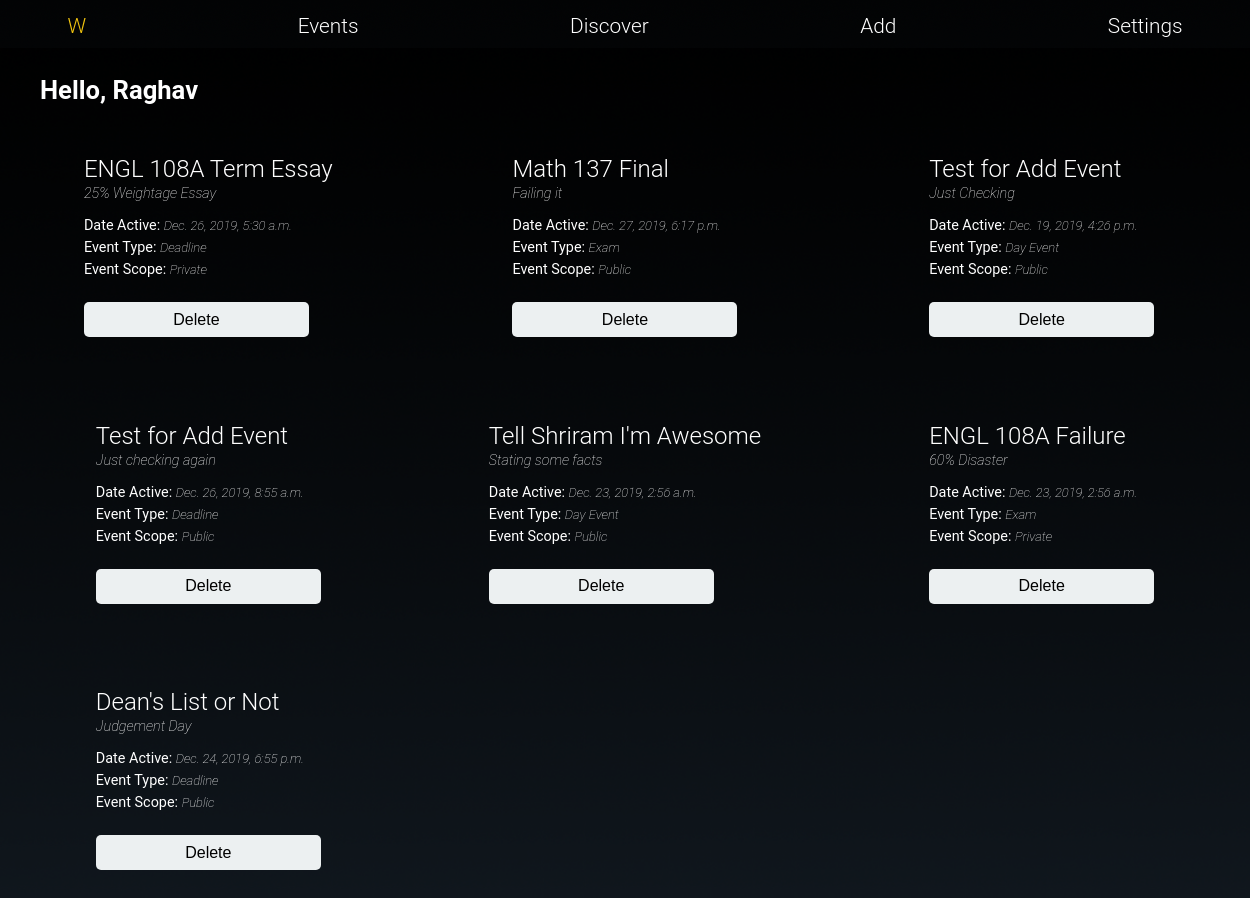
The app's page /events with its own data.
### events/models.py (models this page shows, shortened)
class Event(models.Model):
    eventType = models.CharField(max_length=200)
    eventName = models.CharField(max_length=200, unique=True)
    description = models.CharField(max_length=200)
    eventScope = models.CharField(max_length=200)
    dateCreated = models.DateTimeField('Date Created')
    dateActive = models.DateTimeField('Date Active')
    recurrence = models.CharField(max_length=200)

### events/views.py (the view)
# urls.py: path('events', views.listOfEvents, name='listOfEvents'),
def listOfEvents(request):
	events = Event.objects.all()
	return render(request, 'events/events.html', {'events': events})

### events/templates/events/events.html (shortened to what this page needs)
<!DOCTYPE html>
<html>
<head>
	{% load staticfiles %}
	<link rel='stylesheet' href="{% static 'main.css' %}">
</head>
<body onload="adaptToSize()">
	<nav id="menu">
		<ul>
			<a href="{% url 'index' %}"><li class="logo">
				<span>W</span>
			</li></a>
			<a href="{% url 'listOfEvents' %}"><li>
				<span class="tab">Events</span>
			</li></a>
			<a href="discover.html"><li>
				<span class="tab">Discover</span>
			</li></a>
			<a href="{% url 'addNewEvent' %}"><li>
				<span class="tab">Add</span>
			</li></a>
			<a href="{% url 'settings' %}"><li>
				<span class="tab">Settings</span>
			</li></a>
		</ul>
	</nav>
	<div class="greeting"><h1>Hello, Raghav</h1></div>
	<div class="container">
		{% for event in events %}
			<div class="card_event">
			<h2>{{ event.eventName }}</h2>
			 <span>{{ event.description }}</span>
			 <ul>
			 	<li>Date Active: <span>{{ event.dateActive }}</span></li>
			 	<li>Event Type: <span>{{ event.eventType }}</span></li>
			 	<li>Event Scope: <span>{{ event.eventScope }}</span></li>
			</ul>
			<br>
			<a href="delete/{{ event.eventName }}" onclick="return confirm('Are you sure you want to delete this event?');"><button>Delete</button></a>
		</div>
		{% endfor %}
	</div>
</body>
</html>

### events/static/main.css (style rules this page uses)
html { width: 100%; height: 100%; }
body { width: 100%; height: 100%; margin: 0 auto; padding: 0; font-family: Roboto, Helvetica Neue, sans-serif; background-image: url(Images/background.png); background-attachment: fixed; background-position: center; background-repeat: no-repeat; background-size: cover; }
#submit, button { background-color: #ecf0f1; color: black; height: 35px; border-radius: 5px; outline: 0; border: 0; font-weight: 200; width: 225px; font-size: 1em; }
a { text-decoration: none; }
nav { width: 100%; position: fixed; box-sizing: border-box; padding-top: 4px; background-image: url(Images/header.png); background-position: bottom; z-index: 1; }
nav ul { list-style-type: none; width: 90%; display: flex; flex-wrap: wrap; justify-content: space-between; padding: 0; margin: 5px auto; }
nav li { margin: 0 auto; padding: 5px; text-align: center; list-style-type: none; }
nav ul a { color: white; display: inline-block; font-size: 1.3em; font-weight: 300; }
.logo { color: #f1c40f; }
.container { width: 100%; min-height: 100%; height: auto; overflow: scroll; padding-bottom: 100px; margin: 0 auto; color: white; display: inline-grid; grid-template-columns: 1fr 1fr 1fr; flex-basis: 0; flex: 1 1 0px; }
.greeting { width: 100%; height: 30px; margin-top: 20px; margin-bottom: 50px; padding-left: 40px; color: white; }
.greeting h1 { margin: 15px auto; font-size: 1.6em; }
.card_event { text-align: left; max-width: 300px; max-height: 500px; margin: 0 auto; box-sizing: border-box; cursor: pointer; overflow: scroll; margin-bottom: 30px; }
.container h2 { margin: 0 auto; font-weight: 300; }
.card_event span { font-style: italic; font-size: 0.9em; font-weight: 200; }
.card_event ul { list-style-type: none; font-size: 0.9em; margin: 0 auto; margin-top: 15px; padding-inline-start: 0; }
.card_event li { margin-bottom: 5px; }

### records on screen
Event: eventName "ENGL 108A Term Essay", description "25% Weightage Essay", dateActive "Dec. 26, 2019, 5:30 a.m.", eventType "Deadline", eventScope "Private"
Event: eventName "Math 137 Final", description "Failing it", dateActive "Dec. 27, 2019, 6:17 p.m.", eventType "Exam", eventScope "Public"
Event: eventName "Test for Add Event", description "Just Checking", dateActive "Dec. 19, 2019, 4:26 p.m.", eventType "Day Event", eventScope "Public"
Event: eventName "Test for Add Event", description "Just checking again", dateActive "Dec. 26, 2019, 8:55 a.m.", eventType "Deadline", eventScope "Public"
Event: eventName "Tell Shriram I'm Awesome", description "Stating some facts", dateActive "Dec. 23, 2019, 2:56 a.m.", eventType "Day Event", eventScope "Public"
Event: eventName "ENGL 108A Failure", description "60% Disaster", dateActive "Dec. 23, 2019, 2:56 a.m.", eventType "Exam", eventScope "Private"
Event: eventName "Dean's List or Not", description "Judgement Day", dateActive "Dec. 24, 2019, 6:55 p.m.", eventType "Deadline", eventScope "Public"
